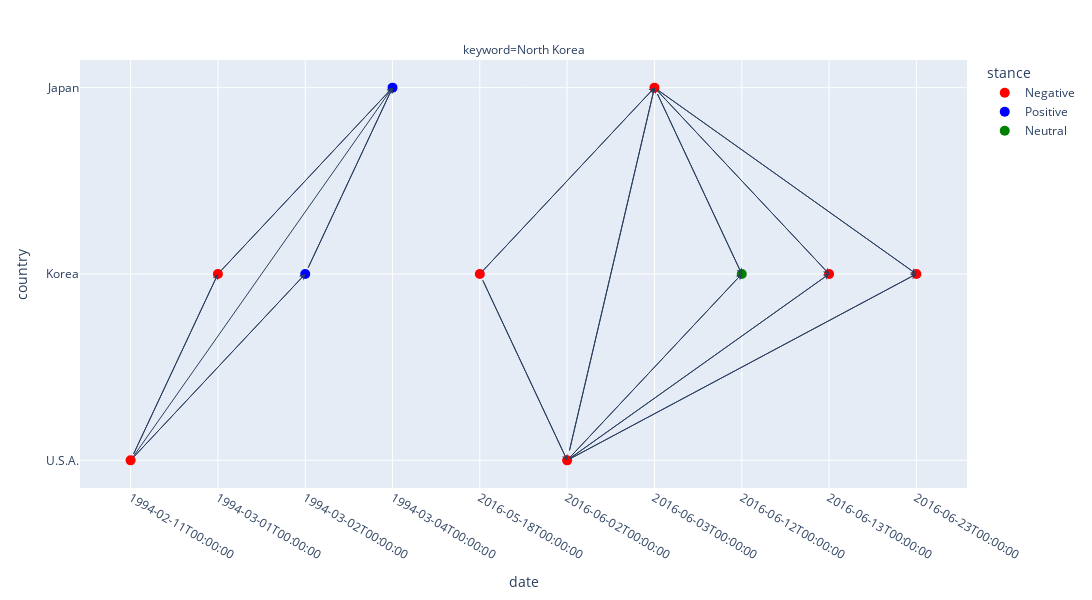

Notebook code cell kept with this figure:
### Code cell
plot = df2
plot['wrap'] = plot['text'].str.wrap(60)
plot['wrap'] = plot['wrap'].apply(lambda x: x.replace('\n', '<br>'))

plot['stance'] = ['Negative' if x <= -0.01 else 'Neutral' if -0.01 < x < 0.01  else 'Positive' for x in plot['score']]

pd.options.plotting.backend = 'plotly'
fig = plot.plot(x="date", y="country", kind="scatter", color='stance', facet_col='keyword', facet_col_wrap=2, hover_data=['doc_id','wrap','score'], color_discrete_map={"Negative": "red", "Neutral": "green", "Positive": "blue"},)

# diff = pd.read_pickle('sim.pkl')
# diff = diff.query("diff == True")

annotations = []
for i, word in enumerate(plot['keyword'].unique()):
    for row in diff1.query("keyword == @word").itertuples():
        annotations.append(dict(x=row.date_to, y=row.country_to, xref=f'x{i+1}', yref=f'y{i+1}',
                        ax=row.date_from, ay=row.country_from, axref=f'x{i+1}', ayref=f'y{i+1}',
                        showarrow=True, arrowhead=3, arrowsize=1, arrowwidth=1) )
fig.update_layout(annotations=annotations)


fig.update_traces(marker_size=10)
fig.update_layout(width=1200, height=600)
fig.update_yaxes(tickangle=0)
fig.update_xaxes(type='category',categoryorder='category ascending')
fig.show()

### Figure 1 — Plotly figure (JSON) as saved in the notebook; plotly's stock layout.template omitted (floating-point values rounded to 4 significant figures)
{"data": [{"customdata": [["us_nok_6593_1994", "All very much want North Korea to comply with our IAEA<br>standards and therefore permitting it to resume some contact<br>with the South. And we very much hope that North Korea will<br>move in the right direction.", -0.06052], ["ko_nok_3672_1994", "북한은 개혁과 개방만이 민족을 하나되게 하며, 민족의 복리를 보장하는 첩경이라는 것을 깨달아야 할 것입니다<br>.", -0.01106], ["ko_nok_7114_2016", "북한은 연초 4차 핵실험과 장거리 미사일 발사를 감행한데 이어, 지난 당 대회에서는 핵보유국이라는 주장을<br>하면서 남북관계 개선을 바라는 우리의 희망을 다시 한번 외면했습니다 .", -0.2819], ["us_nok_11661_2016", "Nuclear weapons, as in North Korea, and the specter of<br>nuclear terrorism still threaten us all.", -0.3929], ["jp_nok_790_2016", "今年、北朝鮮によって行われた弾道ミサイル発射に対して、日米は今まで以上に連携して対応することができました。", -0.4013], ["ko_nok_7124_2016", "북한의 도발이 이어지는 엄중한 상황 속에서도 한반도의 평화정착과 평화통일 기반조성을 위해 힘을 모아주고 계신<br>여러분께 감사드립니다 .  북한은 올해 초 4차 핵실험과 미사일 발사 등 도발에 이어 핵보유국을 주장하며<br>공공연히 추가 도발을 하겠다고 협박하며 우리와 국제사회의 평화를 위협하고 있습니다 .", -0.1295], ["ko_nok_7129_2016", "북한은 우리와 국제사회의 평화를 위한 노력을 외면하고, 4차 핵실험과 장거리미사일 발사를 감행하면서<br>위험천만한 고립과 대결의 길을 걷고 있습니다 .", -0.194]], "hovertemplate": "stance=Negative<br>keyword=North Korea<br>date=%{x}<br>country=%{y}<br>doc_id=%{customdata[0]}<br>wrap=%{customdata[1]}<br>score=%{customdata[2]}<extra></extra>", "legendgroup": "Negative", "marker": {"color": "red", "size": 10, "symbol": "circle"}, "mode": "markers", "name": "Negative", "orientation": "v", "showlegend": true, "type": "scatter", "x": ["1994-02-11T00:00:00", "1994-03-01T00:00:00", "2016-05-18T00:00:00", "2016-06-02T00:00:00", "2016-06-03T00:00:00", "2016-06-13T00:00:00", "2016-06-23T00:00:00"], "xaxis": "x", "y": ["U.S.A.", "Korea", "Korea", "U.S.A.", "Japan", "Korea", "Korea"], "yaxis": "y"}, {"customdata": [["ko_nok_3674_1994", "북한 당국은 이번에야말로 핵에 대한 투명성을 보장하고, 모든 문제를 평화적으로 해결하려는 진지함을 보여주어야<br>할 것입니다 .", 0.0342], ["jp_nok_336_1994", "また、北朝鮮との国交正常化の問題については、今後とも核兵器開発問題等における動向を慎重に見守っていくことが必要であると考<br>えております。", 0.1366]], "hovertemplate": "stance=Positive<br>keyword=North Korea<br>date=%{x}<br>country=%{y}<br>doc_id=%{customdata[0]}<br>wrap=%{customdata[1]}<br>score=%{customdata[2]}<extra></extra>", "legendgroup": "Positive", "marker": {"color": "blue", "size": 10, "symbol": "circle"}, "mode": "markers", "name": "Positive", "orientation": "v", "showlegend": true, "type": "scatter", "x": ["1994-03-02T00:00:00", "1994-03-04T00:00:00"], "xaxis": "x", "y": ["Korea", "Japan"], "yaxis": "y"}, {"customdata": [["ko_nok_7119_2016", "북핵문제는 결국 북한문제의 해결이라는 큰 틀 속에서 그 실마리를 찾아 나갈 수밖에 없을 것입니다 .  북한이<br>비핵화 협상이 진행되는 와중에도 지속적으로 핵 능력 고도화를 꾀해 왔다는 사실은 이를 잘 입증해 주고<br>있습니다 .", -0.00867]], "hovertemplate": "stance=Neutral<br>keyword=North Korea<br>date=%{x}<br>country=%{y}<br>doc_id=%{customdata[0]}<br>wrap=%{customdata[1]}<br>score=%{customdata[2]}<extra></extra>", "legendgroup": "Neutral", "marker": {"color": "green", "size": 10, "symbol": "circle"}, "mode": "markers", "name": "Neutral", "orientation": "v", "showlegend": true, "type": "scatter", "x": ["2016-06-12T00:00:00"], "xaxis": "x", "y": ["Korea"], "yaxis": "y"}], "layout": {"annotations": [{"showarrow": false, "text": "keyword=North Korea", "x": 0.5, "xanchor": "center", "xref": "paper", "y": 1, "yanchor": "bottom", "yref": "paper"}, {"arrowhead": 3, "arrowsize": 1, "arrowwidth": 1, "ax": "1994-02-11T00:00:00", "axref": "x", "ay": "U.S.A.", "ayref": "y", "showarrow": true, "x": "1994-03-02T00:00:00", "xref": "x", "y": "Korea", "yref": "y"}, {"arrowhead": 3, "arrowsize": 1, "arrowwidth": 1, "ax": "1994-02-11T00:00:00", "axref": "x", "ay": "U.S.A.", "ayref": "y", "showarrow": true, "x": "1994-03-04T00:00:00", "xref": "x", "y": "Japan", "yref": "y"}, {"arrowhead": 3, "arrowsize": 1, "arrowwidth": 1, "ax": "1994-02-11T00:00:00", "axref": "x", "ay": "U.S.A.", "ayref": "y", "showarrow": true, "x": "1994-03-01T00:00:00", "xref": "x", "y": "Korea", "yref": "y"}, {"arrowhead": 3, "arrowsize": 1, "arrowwidth": 1, "ax": "1994-02-11T00:00:00", "axref": "x", "ay": "U.S.A.", "ayref": "y", "showarrow": true, "x": "1994-03-02T00:00:00", "xref": "x", "y": "Korea", "yref": "y"}, {"arrowhead": 3, "arrowsize": 1, "arrowwidth": 1, "ax": "1994-02-11T00:00:00", "axref": "x", "ay": "U.S.A.", "ayref": "y", "showarrow": true, "x": "1994-03-01T00:00:00", "xref": "x", "y": "Korea", "yref": "y"}, {"arrowhead": 3, "arrowsize": 1, "arrowwidth": 1, "ax": "1994-03-01T00:00:00", "axref": "x", "ay": "Korea", "ayref": "y", "showarrow": true, "x": "1994-03-04T00:00:00", "xref": "x", "y": "Japan", "yref": "y"}, {"arrowhead": 3, "arrowsize": 1, "arrowwidth": 1, "ax": "1994-03-01T00:00:00", "axref": "x", "ay": "Korea", "ayref": "y", "showarrow": true, "x": "1994-03-04T00:00:00", "xref": "x", "y": "Japan", "yref": "y"}, {"arrowhead": 3, "arrowsize": 1, "arrowwidth": 1, "ax": "1994-03-02T00:00:00", "axref": "x", "ay": "Korea", "ayref": "y", "showarrow": true, "x": "1994-03-04T00:00:00", "xref": "x", "y": "Japan", "yref": "y"}, {"arrowhead": 3, "arrowsize": 1, "arrowwidth": 1, "ax": "1994-03-02T00:00:00", "axref": "x", "ay": "Korea", "ayref": "y", "showarrow": true, "x": "1994-03-04T00:00:00", "xref": "x", "y": "Japan", "yref": "y"}, {"arrowhead": 3, "arrowsize": 1, "arrowwidth": 1, "ax": "2016-05-18T00:00:00", "axref": "x", "ay": "Korea", "ayref": "y", "showarrow": true, "x": "2016-06-03T00:00:00", "xref": "x", "y": "Japan", "yref": "y"}, {"arrowhead": 3, "arrowsize": 1, "arrowwidth": 1, "ax": "2016-05-18T00:00:00", "axref": "x", "ay": "Korea", "ayref": "y", "showarrow": true, "x": "2016-06-03T00:00:00", "xref": "x", "y": "Japan", "yref": "y"}, {"arrowhead": 3, "arrowsize": 1, "arrowwidth": 1, "ax": "2016-05-18T00:00:00", "axref": "x", "ay": "Korea", "ayref": "y", "showarrow": true, "x": "2016-06-02T00:00:00", "xref": "x", "y": "U.S.A.", "yref": "y"}, {"arrowhead": 3, "arrowsize": 1, "arrowwidth": 1, "ax": "2016-05-18T00:00:00", "axref": "x", "ay": "Korea", "ayref": "y", "showarrow": true, "x": "2016-06-02T00:00:00", "xref": "x", "y": "U.S.A.", "yref": "y"}, {"arrowhead": 3, "arrowsize": 1, "arrowwidth": 1, "ax": "2016-06-02T00:00:00", "axref": "x", "ay": "U.S.A.", "ayref": "y", "showarrow": true, "x": "2016-06-03T00:00:00", "xref": "x", "y": "Japan", "yref": "y"}, {"arrowhead": 3, "arrowsize": 1, "arrowwidth": 1, "ax": "2016-06-02T00:00:00", "axref": "x", "ay": "U.S.A.", "ayref": "y", "showarrow": true, "x": "2016-06-12T00:00:00", "xref": "x", "y": "Korea", "yref": "y"}, {"arrowhead": 3, "arrowsize": 1, "arrowwidth": 1, "ax": "2016-06-02T00:00:00", "axref": "x", "ay": "U.S.A.", "ayref": "y", "showarrow": true, "x": "2016-06-13T00:00:00", "xref": "x", "y": "Korea", "yref": "y"}, {"arrowhead": 3, "arrowsize": 1, "arrowwidth": 1, "ax": "2016-06-02T00:00:00", "axref": "x", "ay": "U.S.A.", "ayref": "y", "showarrow": true, "x": "2016-06-13T00:00:00", "xref": "x", "y": "Korea", "yref": "y"}, {"arrowhead": 3, "arrowsize": 1, "arrowwidth": 1, "ax": "2016-06-02T00:00:00", "axref": "x", "ay": "U.S.A.", "ayref": "y", "showarrow": true, "x": "2016-06-23T00:00:00", "xref": "x", "y": "Korea", "yref": "y"}, {"arrowhead": 3, "arrowsize": 1, "arrowwidth": 1, "ax": "2016-06-02T00:00:00", "axref": "x", "ay": "U.S.A.", "ayref": "y", "showarrow": true, "x": "2016-06-23T00:00:00", "xref": "x", "y": "Korea", "yref": "y"}, {"arrowhead": 3, "arrowsize": 1, "arrowwidth": 1, "ax": "2016-06-02T00:00:00", "axref": "x", "ay": "U.S.A.", "ayref": "y", "showarrow": true, "x": "2016-06-03T00:00:00", "xref": "x", "y": "Japan", "yref": "y"}, {"arrowhead": 3, "arrowsize": 1, "arrowwidth": 1, "ax": "2016-06-02T00:00:00", "axref": "x", "ay": "U.S.A.", "ayref": "y", "showarrow": true, "x": "2016-06-12T00:00:00", "xref": "x", "y": "Korea", "yref": "y"}, {"arrowhead": 3, "arrowsize": 1, "arrowwidth": 1, "ax": "2016-06-03T00:00:00", "axref": "x", "ay": "Japan", "ayref": "y", "showarrow": true, "x": "2016-06-23T00:00:00", "xref": "x", "y": "Korea", "yref": "y"}, {"arrowhead": 3, "arrowsize": 1, "arrowwidth": 1, "ax": "2016-06-03T00:00:00", "axref": "x", "ay": "Japan", "ayref": "y", "showarrow": true, "x": "2016-06-13T00:00:00", "xref": "x", "y": "Korea", "yref": "y"}, {"arrowhead": 3, "arrowsize": 1, "arrowwidth": 1, "ax": "2016-06-03T00:00:00", "axref": "x", "ay": "Japan", "ayref": "y", "showarrow": true, "x": "2016-06-12T00:00:00", "xref": "x", "y": "Korea", "yref": "y"}, {"arrowhead": 3, "arrowsize": 1, "arrowwidth": 1, "ax": "2016-06-03T00:00:00", "axref": "x", "ay": "Japan", "ayref": "y", "showarrow": true, "x": "2016-06-12T00:00:00", "xref": "x", "y": "Korea", "yref": "y"}, {"arrowhead": 3, "arrowsize": 1, "arrowwidth": 1, "ax": "2016-06-03T00:00:00", "axref": "x", "ay": "Japan", "ayref": "y", "showarrow": true, "x": "2016-06-23T00:00:00", "xref": "x", "y": "Korea", "yref": "y"}, {"arrowhead": 3, "arrowsize": 1, "arrowwidth": 1, "ax": "2016-06-03T00:00:00", "axref": "x", "ay": "Japan", "ayref": "y", "showarrow": true, "x": "2016-06-13T00:00:00", "xref": "x", "y": "Korea", "yref": "y"}], "height": 600, "legend": {"title": {"text": "stance"}, "tracegroupgap": 0}, "margin": {"t": 60}, "width": 1200, "xaxis": {"anchor": "y", "categoryorder": "category ascending", "domain": [0, 1], "title": {"text": "date"}, "type": "category"}, "yaxis": {"anchor": "x", "domain": [0, 1], "tickangle": 0, "title": {"text": "country"}}}}
